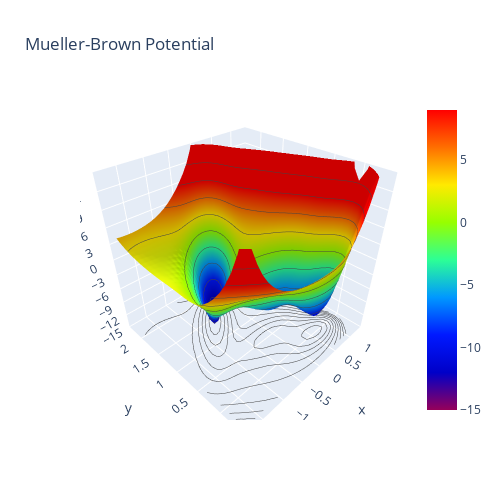

The code cell stored with this chart in its notebook:
### Markdown cell above
### Visualizing Training Data: 3-D Projection Surface

We will now create a 3-D surface plot of our training data. To make the plot more readable, we will copy over the points that are extremely high energy with nan (not a number). This will keep our Z array the same shape and help us ignore the high energy region that we are not interested in.

### Code cell
fig = go.Figure(data=[go.Surface(z=Z, x=X, y=Y, colorscale='rainbow', cmin=-15, cmax=9)])
fig.update_traces(contours_z=dict(show=True, project_z=True))
fig.update_layout(title='Mueller-Brown Potential', width=500, height=500,
                  scene = dict(
                      zaxis = dict(dtick=3, range=[-15, 15]),
                      camera_eye = dict(x=-1.2, y=-1.2, z=1.2)))
fig.show()

### Figure 1 — Plotly figure (JSON) as saved in the notebook; plotly's stock layout.template omitted (floating-point values rounded to 4 significant figures; data arrays with more than 128 entries replaced by an {"elided": "..."} marker saying what was removed)
{"data": [{"cmax": 9, "cmin": -15, "colorscale": [[0, "rgb(150,0,90)"], [0.125, "rgb(0,0,200)"], [0.25, "rgb(0,25,255)"], [0.375, "rgb(0,152,255)"], [0.5, "rgb(44,255,150)"], [0.625, "rgb(151,255,0)"], [0.75, "rgb(255,234,0)"], [0.875, "rgb(255,111,0)"], [1, "rgb(255,0,0)"]], "contours": {"z": {"project": {"z": true}, "show": true}}, "type": "surface", "x": {"elided": "28x32 float values"}, "y": {"elided": "28x32 float values"}, "z": {"elided": "28x32 float values"}}], "layout": {"height": 500, "scene": {"aspectmode": "auto", "aspectratio": {"x": 1, "y": 1, "z": 1}, "camera": {"center": {"x": 0, "y": 0, "z": 0}, "eye": {"x": -1.2, "y": -1.2, "z": 1.2}, "projection": {"type": "perspective"}, "up": {"x": 0, "y": 0, "z": 1}}, "zaxis": {"dtick": 3, "range": [-15, 15], "type": "linear"}}, "title": {"text": "Mueller-Brown Potential"}, "width": 500}}
